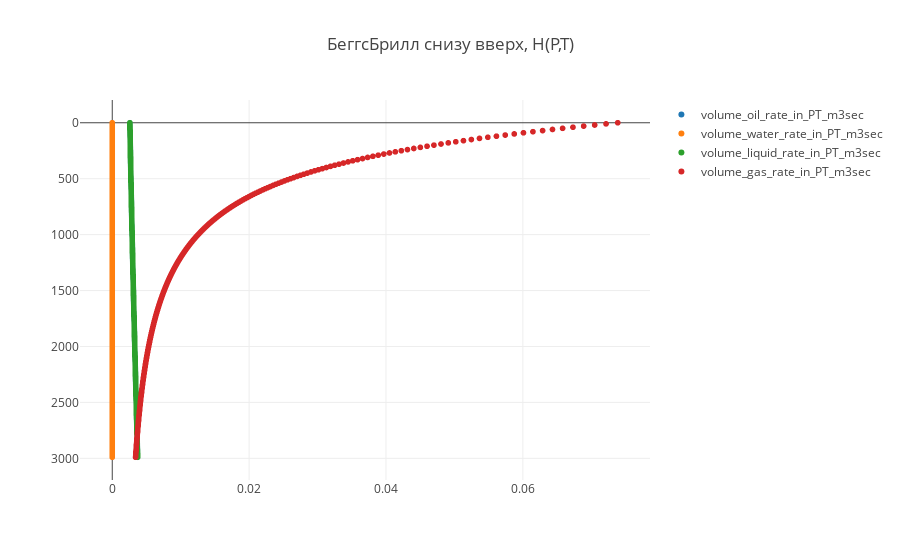

The cell this chart's notebook holds for it:
### Code cell
trace1 = trace(24)
trace2 = trace(25)
trace3 = trace(26)
trace4 = trace(27)

data = [trace1, trace2, trace3, trace4]

plot()

### Figure 1 — Plotly figure (JSON) as saved in the notebook; plotly's stock layout.template omitted (floating-point values rounded to 4 significant figures; data arrays with more than 128 entries replaced by an {"elided": "..."} marker saying what was removed)
{"data": [{"mode": "markers", "name": "volume_oil_rate_in_PT_m3sec", "type": "scattergl", "uid": "fa2504ba-70ab-4750-aa0c-cd50995a44f6", "x": {"elided": "300 float values"}, "y": {"elided": "300 int values"}}, {"mode": "markers", "name": "volume_water_rate_in_PT_m3sec", "type": "scattergl", "uid": "693f2d2d-7afb-440b-b611-20ac18dbb871", "x": {"elided": "300 int values"}, "y": {"elided": "300 int values"}}, {"mode": "markers", "name": "volume_liquid_rate_in_PT_m3sec", "type": "scattergl", "uid": "1f48a158-8291-4314-a4cb-e09e43c74b3c", "x": {"elided": "300 float values"}, "y": {"elided": "300 int values"}}, {"mode": "markers", "name": "volume_gas_rate_in_PT_m3sec", "type": "scattergl", "uid": "4f02aef5-33c2-4849-a7f1-592541ab1eb6", "x": {"elided": "300 float values"}, "y": {"elided": "300 int values"}}], "layout": {"title": {"text": "БеггсБрилл снизу вверх, H(P,T)"}, "yaxis": {"autorange": "reversed"}}}
